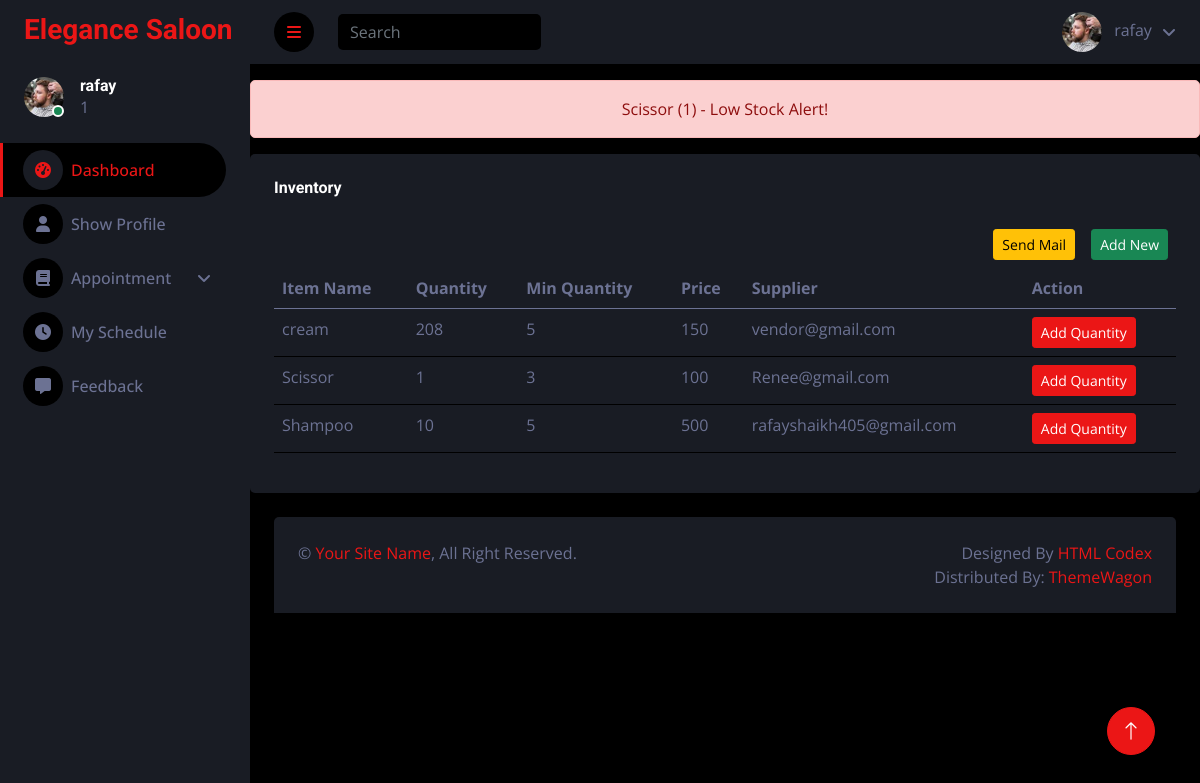
/admin/showinventory.php (signed in), run on the app's committed database.
### tables this page shows
CREATE TABLE `inventory` (
  `id` int(11) NOT NULL,
  `item_name` varchar(100) DEFAULT NULL,
  `quantity` int(11) DEFAULT NULL,
  `min_quantity` int(11) DEFAULT NULL,
  `price` int(11) DEFAULT NULL,
  `supplier` varchar(100) DEFAULT NULL
);

### admin/showinventory.php (the view, shortened to what this page needs)
<?php
include('header.php');
$sql = "SELECT * FROM inventory WHERE quantity < min_quantity";
$exe = mysqli_query($db, $sql);
if (mysqli_num_rows($exe) > 0) {
    while ($row2 = mysqli_fetch_assoc($exe)) {
        echo "<div class='alert alert-primary text-center mt-3 mb-3'>{$row2['item_name']} ({$row2['quantity']}) - Low Stock Alert!</div>";
    }
}
?>
<div class="col-sm-12 col-xl-12">
    <div class="bg-secondary rounded h-100 p-4">
        <h6 class="mb-4">Inventory</h6>
        <a href="inventory.php"><button class="btn btn-success btn-sm m-2" style="float: right;">Add New</button></a>
        <button type="button" class="btn btn-warning btn-sm m-2" name="btnmail" style="float: right;" data-bs-toggle="modal" data-bs-target="#exampleModalmail">
            Send Mail
        </button>
        <table class="table table-hover">
            <thead>
                <tr>
                    <th scope="col">Item Name</th>
                    <th scope="col">Quantity</th>
                    <th scope="col">Min Quantity</th>
                    <th scope="col">Price</th>
                    <th scope="col">Supplier</th>
                    <th scope="col">Action</th>
                </tr>
            </thead>
            <tbody>
                <?php
                $sql = "SELECT * FROM inventory ORDER BY id DESC";
                $result = mysqli_query($db, $sql);
                while ($row = mysqli_fetch_assoc($result)) {
                    ?>
                    <tr>
                        <td><?php echo $row['item_name'] ?></td>
                        <td><?php echo $row['quantity'] ?></td>
                        <td><?php echo $row['min_quantity'] ?></td>
                        <td><?php echo $row['price'] ?></td>
                        <td><?php echo $row['supplier'] ?></td>
                        <td>
                            <button type="button" class="btn btn-primary btn-sm" data-bs-toggle="modal" data-bs-target="#exampleModal<?php echo $row['id'] ?>">
                                Add Quantity
                            </button>
                        </td>
                    </tr>
                <?php
                }
                ?>
            </tbody>
        </table>
    </div>
</div>
<?php
include('footer.php');
?>

### admin/css/style.css (style rules this page uses)
:root { --primary: #EB1616; --secondary: #191C24; --light: #6C7293; --dark: #000000; }
.btn { transition: .5s; }

### data on the page
inventory: item_name "Scissor", quantity "1", min_quantity "3", price "100", supplier "Renee@gmail.com"
inventory: item_name "cream", quantity "208", min_quantity "5", price "150", supplier "vendor@gmail.com"
inventory: item_name "Shampoo", quantity "10", min_quantity "5", price "500", supplier "rafayshaikh405@gmail.com"

### other printed values
$_SESSION['n'] "rafay"
$_SESSION['r'] "1"
